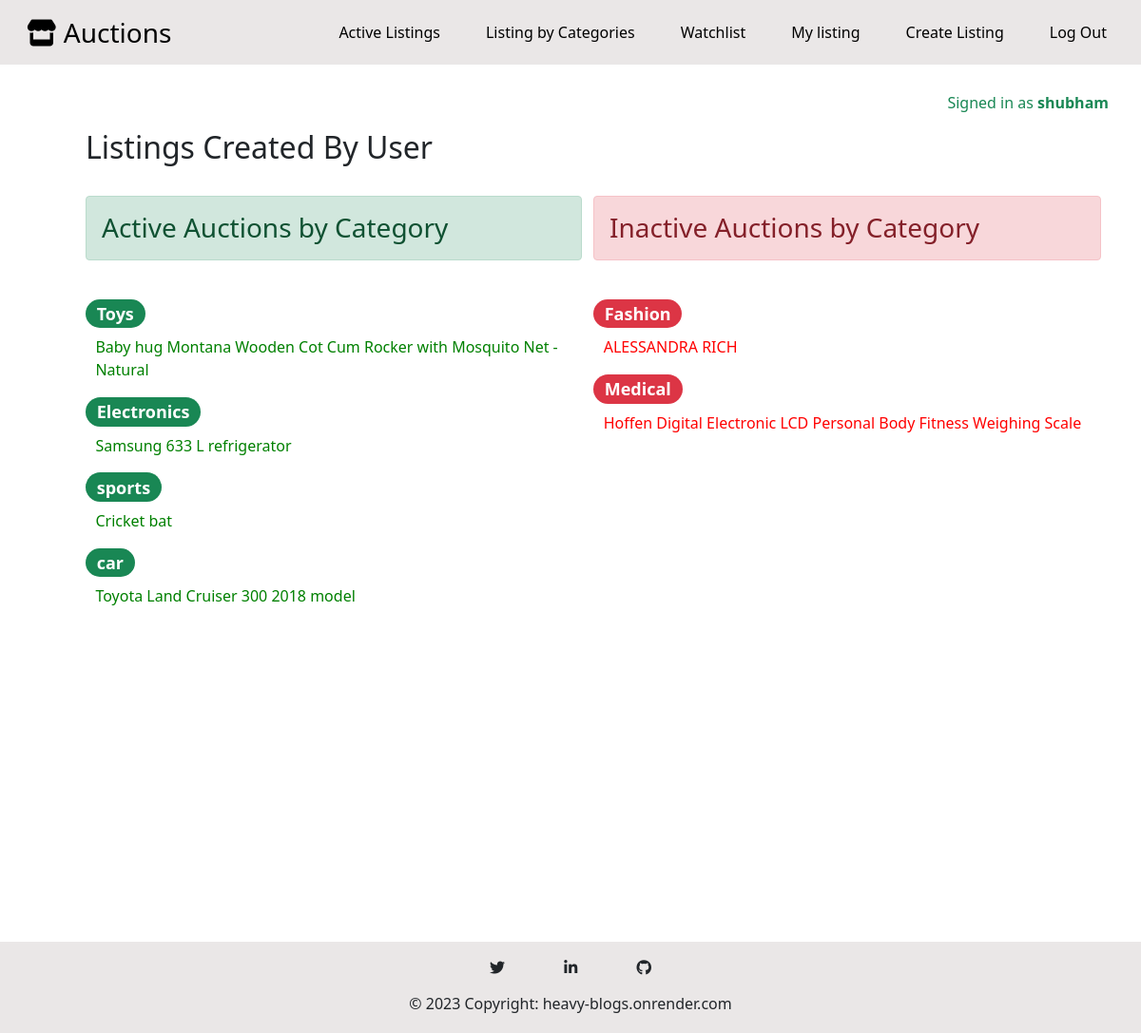
The page /my_listing/ (signed in) on the database its author committed.
### auctions/models.py (models this page shows, shortened)
class User(AbstractUser):
    pass

class AuctionListing(models.Model):
    auction_user = models.ForeignKey(User, on_delete=models.CASCADE, null=True, blank=True)
    name = models.CharField(max_length=100)
    date = models.DateField(auto_now_add=True)
    price = models.DecimalField(max_digits=100, decimal_places=2)
    image = models.URLField(blank=True)
    description = models.TextField(blank=True)
    is_active = models.BooleanField(default=True)
    category = models.ForeignKey(Category, on_delete=models.CASCADE, null=True)

class Category(models.Model):
    category = models.CharField(max_length=50)
    def __str__(self):
        return self.category

### auctions/views.py (the view)
# urls.py: path("my_listing/", views.my_listing, name="my_listing"),
def my_listing(request):
    listing = AuctionListing.objects.filter(auction_user=request.user)
    return render(request, "auctions/my_listing.html", {"listing":listing})

### auctions/templates/auctions/my_listing.html
{% extends "auctions/layout.html" %}
{% block body %}
<div class="container" style="padding-left: 5%;">
    <h2>Listings Created By User</h2><br>
    <div class="row">
        <div class="col-lg-6 col-sm-12">
            <h3 class="alert alert-success" role="alert">Active Auctions by Category</h3><br>
            {% for watch in listing %}
                {% if watch.is_active %}
                    <h4><span class="badge rounded-pill bg-success">{{watch.category}}</span></h4>
                    <p style="padding-left: 2%;"><a href="{% url 'details' watch.id %}" style="color: rgb(0, 128, 0);"
                        onMouseOut="this.style.color='rgb(0, 128, 0)'" onmouseover="this.style.color='#0F0'">{{watch.name}}</a></p>
                {% endif %}
            {% endfor %}
        </div>
        <div class="col-lg-6 col-sm-12" style="margin-left: 0; padding-left: 0;">
            <h3 class="alert alert-danger" role="alert">Inactive Auctions by Category</h3><br>
            {% for watch in listing %}
                {% if not watch.is_active %}
                <h4><span class="badge rounded-pill bg-danger">{{watch.category}}</span></h4>
                <p style="padding-left: 2%;"><a href="{% url 'details' watch.id %}" style="color: red;"
                    onMouseOut="this.style.color='red'" onmouseover="this.style.color=' rgb(151, 64, 64)'">{{watch.name}}</a></p>
                {% endif %}
            {% endfor %}
        </div>
    </div>
</div>
<br><br><br><br><br><br><br><br><br><br>
{% endblock %}

### auctions/templates/auctions/layout.html (shortened to what this page needs)
{% load static %}
<!DOCTYPE html>
<html lang="en">
<head>
    <link href="https://cdn.jsdelivr.net/npm/bootstrap@5.0.2/dist/css/bootstrap.min.css" rel="stylesheet"
>
    <link href="{% static 'style.css' %}" rel="stylesheet">
</head>
<body>
    <nav class="navbar navbar-expand-md bg sticky-top">
        <div class="container-fluid">
            <a class="navbar-brand fs-3 ms-3" href="{% url 'index' %}"><i class="fa-solid fa-store"></i> Auctions</a>
            <div class="collapse navbar-collapse" id="navbarNav">
                <ul class="navbar-nav ms-auto ">
                    <li class="nav-item">
                        <a class="nav-link active mx-3" href="{% url 'index' %}">Active Listings</a>
                    </li>
                    <li class="nav-item">
                        <a class="nav-link active mx-3" href="{% url 'category_listing' %}">Listing by Categories</a>
                    </li>
                    {% if user.is_authenticated %}
                    <li class="nav-item ">
                        <a class="nav-link mx-3" href="{% url 'watchlist' %}">Watchlist</a>
                    </li>
                    <li class="nav-item ">
                        <a class="nav-link mx-3" href="{% url 'my_listing' %}">My listing</a>
                    </li>
                    <li class="nav-item ">
                        <a class="nav-link mx-3" href="{% url 'create_listing' %}">Create Listing</a>
                    </li>
                    <li class="nav-item">
                        <a class="nav-link mx-3" href="{% url 'logout' %}">Log Out</a>
                    </li>
                    {% endif %}
                </ul>
            </div>
        </div>
    </nav>
<br>
    <div class="container">
        <div class="row">
            <div class="col order-last">
                {% if user.is_authenticated %}
                <p class="text-success">Signed in as <strong>{{ user.username }}</strong></p>
                {% else %}
                <p class="text-danger">Not signed in</p>
                {% endif %}
            </div>
            <div class="col"></div>
            <div class="col order-first">
            </div>
        </div>
    </div>
    {% block body %}
    {% endblock %}
    <br><br><br><br>
    <footer class="text-center" style="background-color:rgb(234, 231, 231);">
        <div class="container p-2">
            <section class="mb-1">
                <a class="btn mx-3" href="https://twitter.com/shubhuoulkar" role="button">
                    <i class="fa-brands fa-twitter"></i></a>
                <a class="btn mx-3" href="https://www.linkedin.com/in/shubham-oulkar-372797217/" role="button"><i
                        class="fa-brands fa-linkedin-in"></i></a>
                <a class="btn mx-3" href="https://github.com/ShubhamOulkar" role="button"><i
                        class="fa-brands fa-github"></i></a>
                <br>
                <a class="btn" href="https://heavy-blog.onrender.com/about">© 2023 Copyright:
                    heavy-blogs.onrender.com</a>
            </section>
        </div>
    </footer>
</body>
</html>

### auctions/static/style.css (style rules this page uses)
.bg { background-color: rgb(234, 231, 231); }
.navbar-brand, .nav-link { color: black; font-weight: 500; }
a { text-decoration: none; color: black; font-weight: 500; }
.order-last { text-align: right; padding-right: 4px; padding-top: 4px; }
.order-first { padding-top: 4px; padding-left: 6px; }

### rows shown on the page
User: username "shubham"
AuctionListing: category "Toys", name "Baby hug Montana Wooden Cot Cum Rocker with Mosquito Net - Natural"
AuctionListing: category "Electronics", name "Samsung 633 L refrigerator"
AuctionListing: category "sports", name "Cricket bat"
AuctionListing: category "car", name "Toyota Land Cruiser 300 2018 model"
AuctionListing: category "Fashion", name "ALESSANDRA RICH"
AuctionListing: category "Medical", name "Hoffen Digital Electronic LCD Personal Body Fitness Weighing Scale"
